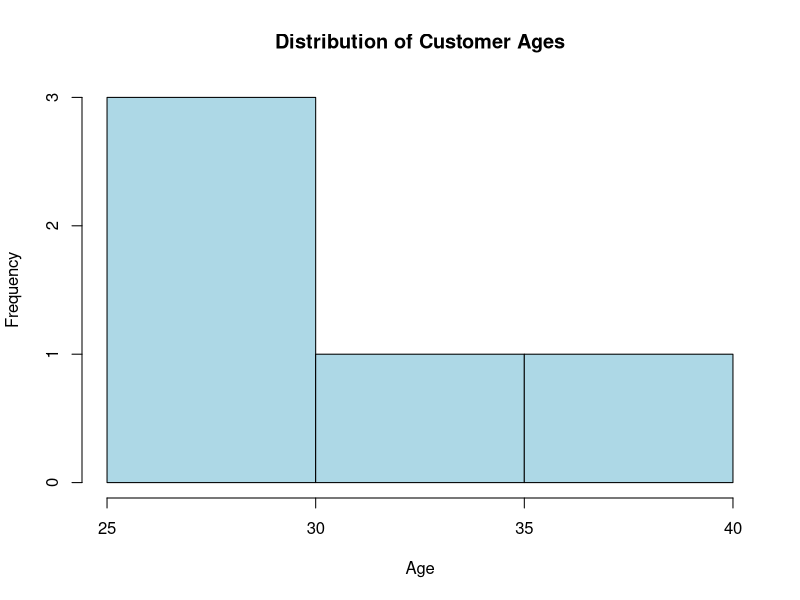

This chart was generated by the following R code:
# Set 2 - Q1: Histogram of customer ages
age <- c(25, 30, 35, 28, 40)

hist(age,
     main = "Distribution of Customer Ages",
     xlab = "Age", ylab = "Frequency",
     col = "lightblue", border = "black",
     breaks = 5)
